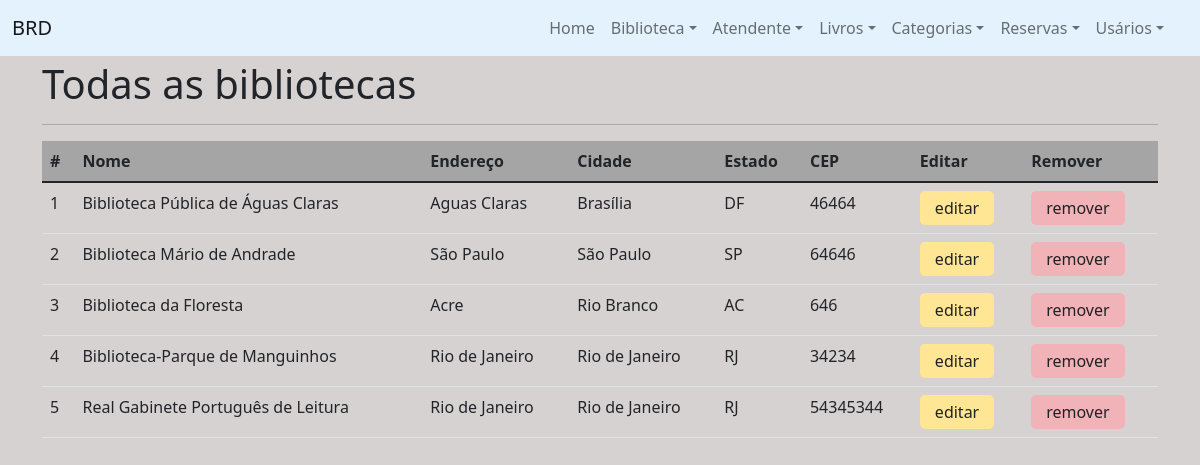
/?page=biblioteca-listar, run on the app's committed database.
### tables this page shows
CREATE TABLE `biblioteca` (
  `id` int(10) NOT NULL,
  `name` varchar(50) NOT NULL,
  `address` varchar(50) NOT NULL,
  `city` varchar(30) NOT NULL,
  `state` varchar(2) NOT NULL,
  `cep` int(8) NOT NULL
);

### pages/biblioteca-listar.php (the view, shortened to what this page needs)
<section class="list-library">
    <h1>Todas as bibliotecas</h1>
    <hr/>
    <table class="table table-hover">
        <thead>
        <tr>
            <th>#</th>
            <th>Nome</th>
            <th>Endereço</th>
            <th>Cidade</th>
            <th>Estado</th>
            <th>CEP</th>
            <th>Editar</th>
            <th>Remover</th>
        </tr>
        </thead>
        <tbody>
        <?php
        $sql = "SELECT * FROM biblioteca";
        $result = $conn->query($sql);
        while ($row = mysqli_fetch_array($result, MYSQLI_ASSOC)) {
            print "<tr>";
            print "<td>" . $row['id'] . "</td>";
            print "<td>" . $row['name'] . "</td>";
            print "<td>" . $row['address'] . "</td>";
            print "<td>" . $row['city'] . "</td>";
            print "<td>" . $row['state'] . "</td>";
            print "<td>" . $row['cep'] . "</td>";
            ?>
            <td>
                <button type="button" class="editar-library">
                    <a href="?page=biblioteca-editar&id=<?php print $row['id'] ?>" id="editar-library">editar</a>
                </button>
            </td>
            <td>
                <button type="button" class="btn_remove" data-bs-toggle="modal"
                        data-bs-target="#modalremove-<?php echo $row['id'] ?>">
                    remover
                </button>
            </td>
            <?php
            print "</tr>";
        }
        ?>
        </tbody>
    </table>
</section>

### css/style.css (style rules this page uses)
body { background: #d7d2d2; }
.editar-library { border: none; color: #202124; text-decoration: none; padding: 5px 15px; background: #ffe695; border-radius: 5px; }
.btn_remove { border: none; color: #202124; text-decoration: none; padding: 5px 15px; background: #f1b3b8; border-radius: 5px; }
.editar-library a { text-decoration: none; color: #202124; }
table { margin-top: 15px; }
thead { background: #a5a5a5; }

### data on the page
biblioteca: id "1", name "Biblioteca Pública de Águas Claras", address "Aguas Claras", city "Brasília", state "DF", cep "46464"
biblioteca: id "2", name "Biblioteca Mário de Andrade", address "São Paulo", city "São Paulo", state "SP", cep "64646"
biblioteca: id "3", name "Biblioteca da Floresta", address "Acre", city "Rio Branco", state "AC", cep "646"
biblioteca: id "4", name "Biblioteca-Parque de Manguinhos", address "Rio de Janeiro", city "Rio de Janeiro", state "RJ", cep "34234"
biblioteca: id "5", name "Real Gabinete Português de Leitura", address "Rio de Janeiro", city "Rio de Janeiro", state "RJ", cep "54345344"
